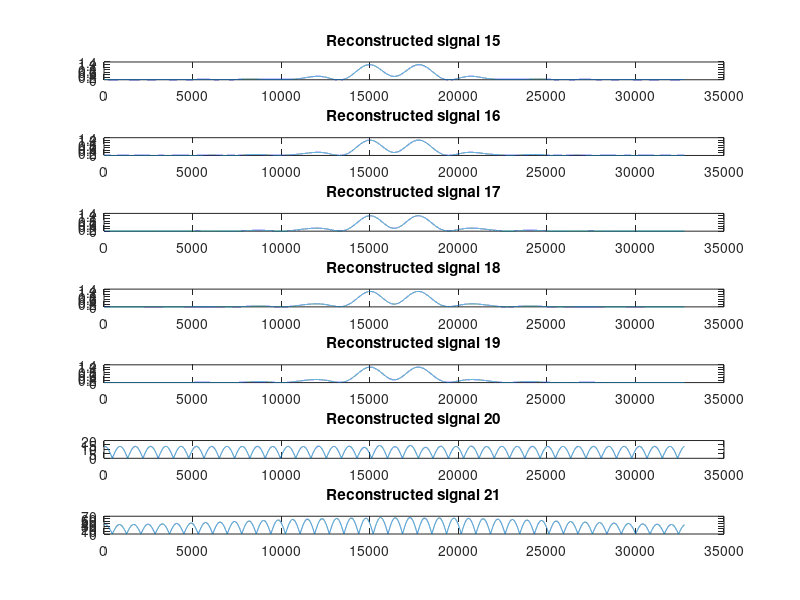
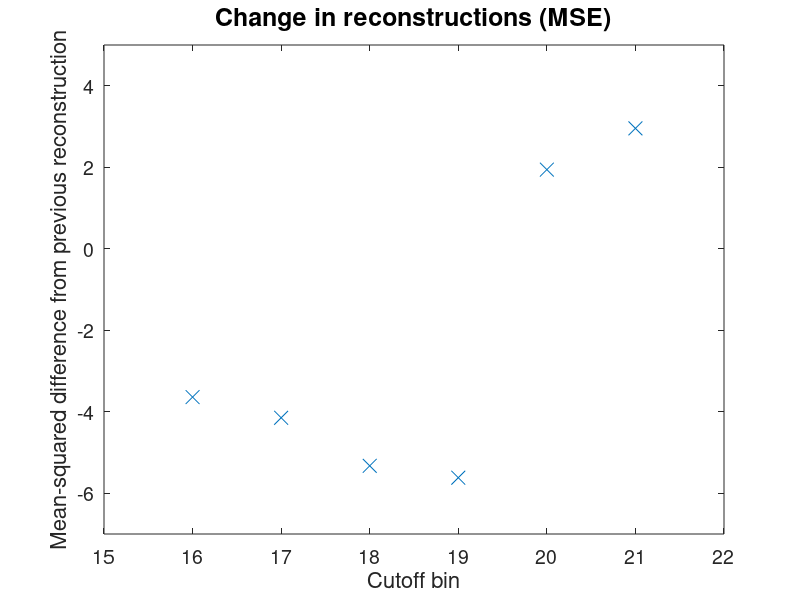
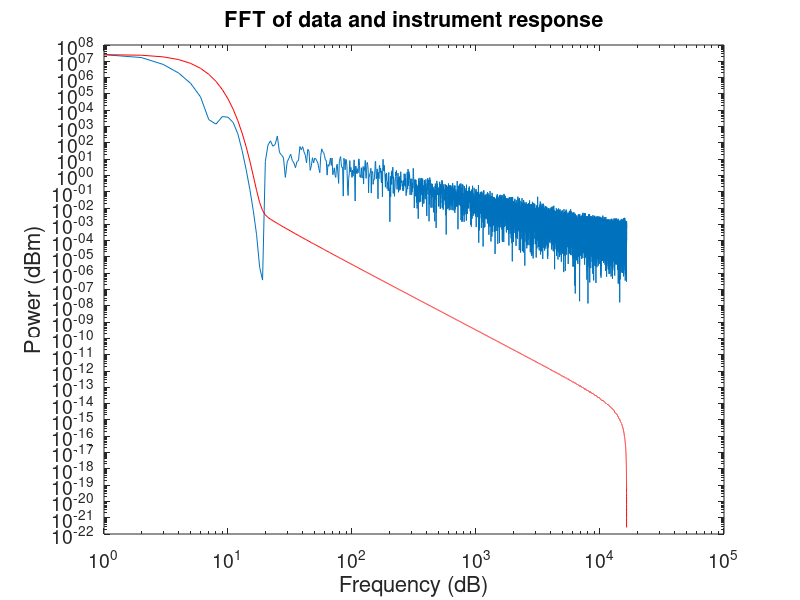

The MATLAB script that drew these images, in order:
clear all; close all

%Load data file
d = load('corrupt.dat');
w = d(:,1);
x = d(:,2);

%Gaussian (instrument response), centered on t=0
n = length(x);
g(1:n/2) = exp(-(1:n/2).^2/2048^2);
gt = [g fliplr(g)];
gt = gt./sum(gt);

%FFT data and instrument response
xfft = fft(hamming(n).*x);
figure(10); loglog(xfft(1:n/2).*conj(xfft(1:n/2))); 
gtfft = fft(gt.');
%Scale gtfft and plot on top of xfft
gtfft_sc = gtfft.*(max(abs(xfft))/max(abs(gtfft)));
figure(10); hold on; loglog(gtfft_sc(1:n/2).*conj(gtfft_sc(1:n/2)), 'r');
title('FFT of data and instrument response', 'FontSize', 18)
set(gca, 'FontSize', 14)
xlabel('Frequency (dB)', 'FontSize', 16)
ylabel('Power (dBm)', 'FontSize', 16)

%Deconvolve instrument response from input signal
%Try a range of cutoff frequencies
cut = 19;
cutrange = cut-4:cut+2
ncut = length(cutrange)
frange = 1:length(cutrange)
fidx = 1;
figure; subplot(ncut, 1, 1)
for cutoff = cutrange
    idx = [1:cutoff (n-cutoff+2):n];
    dc_fft = zeros(1,n);
    dc_fft(idx) = xfft(idx)./gtfft(idx);
    xr(fidx,:) = abs(ifft(dc_fft));
    subplot(ncut, 1, fidx); 
    plot(xr(fidx,:)); title(['Reconstructed signal ' num2str(cutoff)]);
    fidx = fidx + 1;
end

%Plot the change between reconstructions using a mean-squared metric
mse = mean((diff(xr).^2)');
figure; plot(cutrange(2:end), log10(mse), 'x', 'MarkerSize', 10)
set(gca, 'FontSize', 14)
title('Change in reconstructions (MSE)', 'FontSize', 18)
xlabel('Cutoff bin', 'FontSize', 16)
ylabel('Mean-squared difference from previous reconstruction', 'FontSize', 16)
axx = axis; axx([1 3]) = axx([1 3]) -1; axx([2 4]) = axx([2 4]) + 1; axis(axx)



